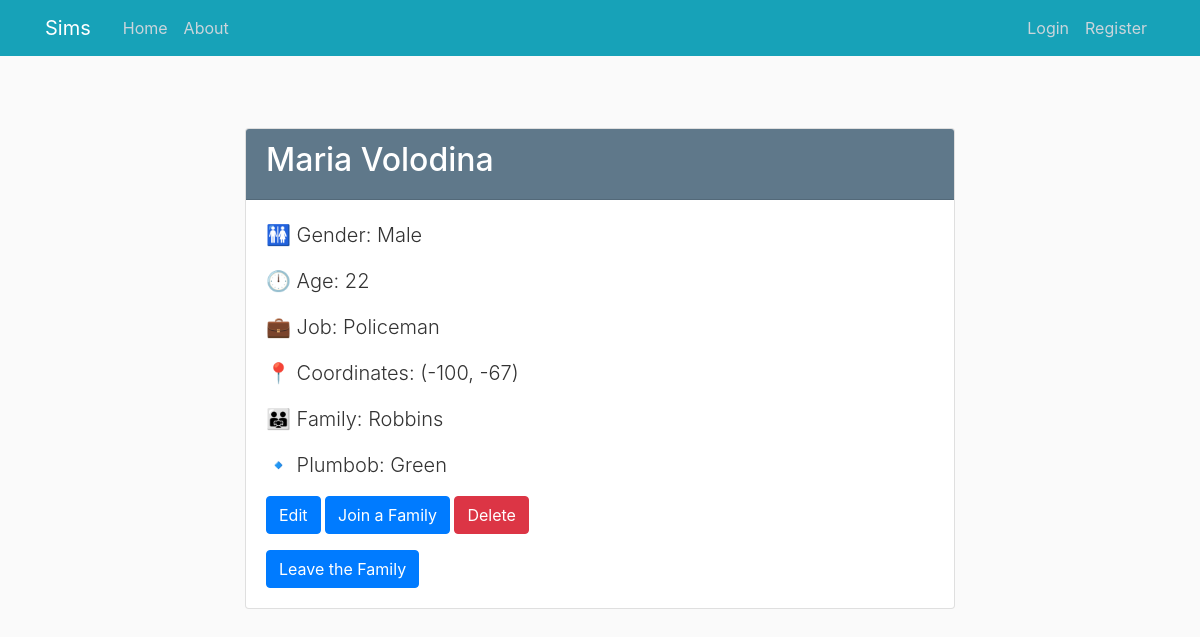
The app's page /human/4 with its own data.
### sims/models.py (models this page shows, shortened)
class Human(db.Model):
    id = db.Column(db.Integer, primary_key=True)
    name = db.Column(db.String(100), nullable=False)
    surname = db.Column(db.String(100), nullable=False)
    gender = db.Column(db.Enum(Gender), nullable=False)
    age = db.Column(db.Integer, nullable=False)
    job = db.Column(db.Enum(Job), default=Job.UNEMPLOYED)
    x_coordinate = db.Column(db.Integer, nullable=False, default=0)
    y_coordinate = db.Column(db.Integer, nullable=False, default=0)
    family_id = db.Column(db.Integer, db.ForeignKey('family.id'))
    plumbob = db.Column(db.Enum(Plumbob), default=Plumbob.GREEN)

class Family(db.Model):
    id = db.Column(db.Integer, primary_key=True)
    name = db.Column(db.String(100), nullable=False)

### sims/humans/routes.py (the view)
@humans.route("/human/<int:human_id>")
def human(human_id):
    human = Human.query.get_or_404(human_id)
    family = Family.query.get(human.family_id)
    return render_template('humans/human.html', human=human, family=family)

### sims/templates/humans/human.html (shortened to what this page needs)
{% extends "layout.html" %}
{% block content %}
    <div class="container mt-5">
        <div class="row justify-content-center">
            <div class="col-md-8">
                <div class="card">
                    <div class="card-header bg-steel text-white">
                        <h2 class="text-white">{{ human.name }} {{ human.surname }}</h2>
                    </div>
                    <div class="card-body">
                        <p class="lead">🚻 Gender: {{ human.gender.value }}</p>
                        <p class="lead">🕛 Age: {{ human.age }}</p>
                        <p class="lead">💼 Job: {{ human.job.value }}</p>
                        <p class="lead">📍 Coordinates: ({{ human.x_coordinate }}, {{ human.y_coordinate }})</p>
                        {% if family %}
                            <p class="lead">👨‍👨‍👧 Family: {{ family.name }}</p>
                        {% else %}
                            <p class="lead">👨‍👨‍👧 Family: Not in the family</p>
                        {% endif %}
                        <p class="lead">🔹 Plumbob: {{ human.plumbob.value }}</p>
                        <div class="mt-3">
                            <a href="{{ url_for('humans.update_human', human_id=human.id) }}" class="btn btn-primary">Edit</a>
                            <a href="{{ url_for('families.families_human', human_id=human.id) }}"
                               class="btn btn-primary">Join a Family</a>
                            <button class="btn btn-danger" id="deleteBtn" data-toggle="modal"
                                    data-target="#deleteModal">Delete
                            </button>
                            {% if family %}
                                <form class="mt-3"
                                      action="{{ url_for('humans.human_leave_family', human_id=human.id) }}"
                                      method="POST">
                                    <input class="btn btn-primary" type="submit" value="Leave the Family">
                                </form>
                            {% endif %}
                        </div>
                    </div>
                </div>
            </div>
        </div>
    </div>
{% endblock content %}

### sims/static/main.css (style rules this page uses)
body { background: #fafafa; color: #333333; margin-top: 5rem; }
h1, h2, h3, h4, h5, h6 { color: #444444; }
.bg-steel { background-color: #5f788a; }

### records on screen
Human: name "Maria", surname "Volodina", gender.value "Male", age "22", job.value "Policeman", x_coordinate "-100", y_coordinate "-67", plumbob.value "Green"
Family: name "Robbins"
